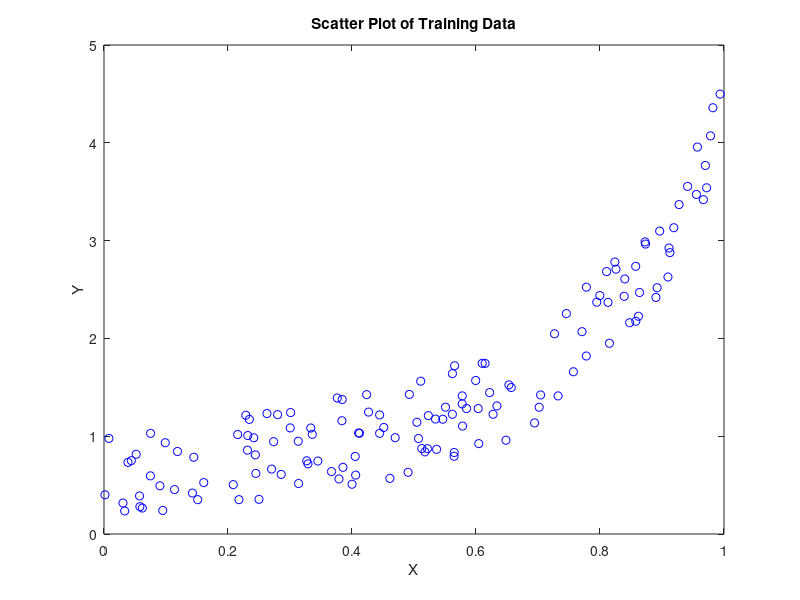

Here is the MATLAB script that generated this plot: (Note: this script raises an error after producing the figure.)
%% CAB420 Assignment 1 
%   Shaun Sewell N9509623 
%
%% 1. Features, Classes, and Linear Regression
clear ; close all; clc
% (a) Plot the training data in a scatter plot.

% Load training data and separate features
mTrain = load('data/mTrainData.txt'); 
Xtr = mTrain(: ,1); Ytr = mTrain(: ,2);

% Plot training data
figure('name', 'Scatter Plot of Training Data');
plot (Xtr, Ytr, 'bo'); 
xlabel('X');
ylabel('Y');
title('Scatter Plot of Training Data');

% (b) Create a linear regression learner using the above functions. Plot it on
%the same plot as the training data.

Xtr_2 =  polyx(Xtr,2);
% train a regression learner
regress_learner = linearReg(Xtr_2 ,Ytr); 
xline = [0:.01:2]' ; % transpose : make a column vector , like training x
yline = predict( regress_learner , polyx (xline ,2) );

% Plot predictions
figure('name', 'Quadratic linear regression predictor');
plot(xline, yline, 'ro');
% Plot training data
hold on
plot (Xtr, Ytr, 'bo');

% Set figure properties
xlim([0 1]);
ylim([0 4.5]);
xlabel('X');
ylabel('Y');
legend('Linear Predictor', 'Training Data');
title('Quadratic linear regression predictor');

% (c) Create plots with the data and a higher-order polynomial (3, 5, 7, 9, 11, 13)

Xtr_7 =  polyx(Xtr,7);
% train the learner
septic_learner = linearReg(Xtr_7 ,Ytr);                   
xline = [0:.01:2]' ;                                % transpose : make a column vector , like training x
yline = predict( septic_learner , polyx (xline ,7) );

% Plot predictions
figure('name', "Septic linear regression predictor");
plot(xline, yline, 'ro');
hold on 
% Plot training data
plot (Xtr, Ytr, 'bo');
% Set figure properties
xlim([0 1]);
ylim([0 4.5]);
xlabel('X');
ylabel('Y');
legend('Linear Predictor', 'Training Data');
title('Septic linear regression predictor');

% (d) Calculate the mean squared error (MSE) associated with each of your
% learned models on the training data.

% Quadratic model
MSE_Quadratic_Trained = mse(regress_learner,Xtr_2, Ytr);
fprintf('The MSE for the quadratic predictor on training data was: %.2f\n', MSE_Quadratic_Trained);

% Septic model
MSE_Septic_Trained = mse(septic_learner,Xtr_7, Ytr);
fprintf('The MSE for the septic predictor on training data was: %.2f\n', MSE_Septic_Trained);

% (e) Calculate the MSE for each model on the test data (in mTestData.txt ).
mTest = load('data/mTestData.txt');
Y_Test = mTest(: ,1); X_Test = mTest(: ,2);

% Quadratic model
X_Test_2 = polyx(X_Test,2);
MSE_Quadratic_Test = mse(regress_learner,X_Test_2, Y_Test);
fprintf('The MSE for the quadratic predictor on test data was: %.2f\n', MSE_Quadratic_Test);

% Septic model
X_Test_7 = polyx(X_Test,7);
MSE_Septic_Test = mse(septic_learner,X_Test_7, Y_Test);
fprintf('The MSE for the septic predictor on test data was: %.2f\n', MSE_Septic_Test);

% (f) Calculate the MAE for each model on the test data. Compare the
% obtained MAE values with the MSE values obtained in above (e).

% Quadratic model
X_Test_2 = polyx(X_Test,2);
MAE_Quadratic_Test = mae(regress_learner,X_Test_2, Y_Test);
fprintf('The MAE for the quadratic predictor on test data was: %.2f\n', MAE_Quadratic_Test);

% Septic model
X_Test_7 = polyx(X_Test,7);
MAE_Septic_Test = mae(septic_learner,X_Test_7, Y_Test);
fprintf('The MAE for the septic predictor on test data was: %.2f\n', MAE_Septic_Test);

% Compare them how!!!!!!!


%% 2. kNN Regression
% Define the values of K to test
K_Values = [1, 2, 3, 5, 10, 50];

% Plot training data
figure('name', 'kNN Regression predictor');
plot (Xtr, Ytr, 'bo');
legend('Training Data','location','Northwest');
xlim([0 1]);
ylim([0 4.5]);
xlabel('X');
ylabel('Y');
hold on

xline = [0:.01:2]' ; % transpose : make a column vector , like training x

% Create a kNN regression predictor from the data Xtr, Ytr for each K.
for i=K_Values
    learner = knnRegress(i, Xtr, Ytr);
    
    % Plot the current models predictions
    yline = predict(learner, xline);
    plot(xline, yline, '', 'DisplayName', strcat('K=', num2str(i)));
    pause;
end

%% 3. Hold-out and Cross-validation

